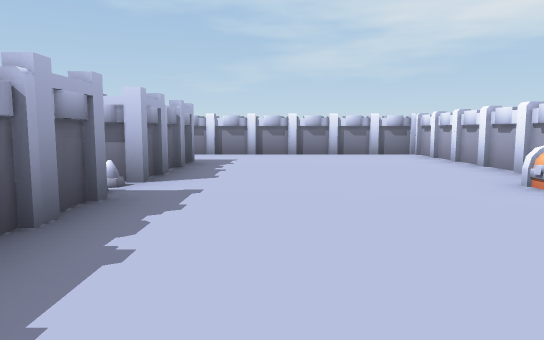
view 1 (above)

12 first-person views from a walk through a 3-D level made in the Unity game engine. The camera is 0.62 m above the floor, tilts 6° down and sees 70° across. The floor is counted in squares, 1 m on a side. Each view is taken from the middle of a square. On the plan, view 1 faces up. The plan holds only what a view shows up to about 10 squares ahead; the rest is blank. Some animated figures are not drawn.

view 2
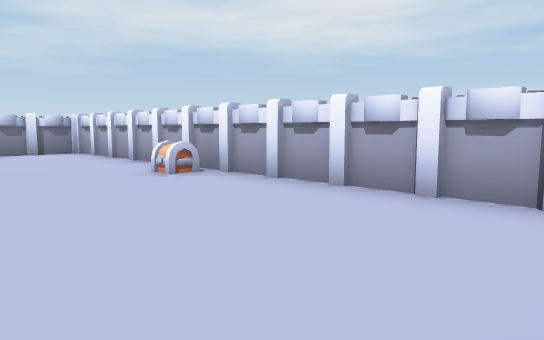

view 3
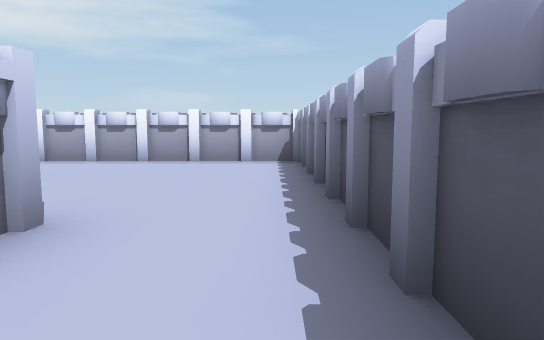

view 4
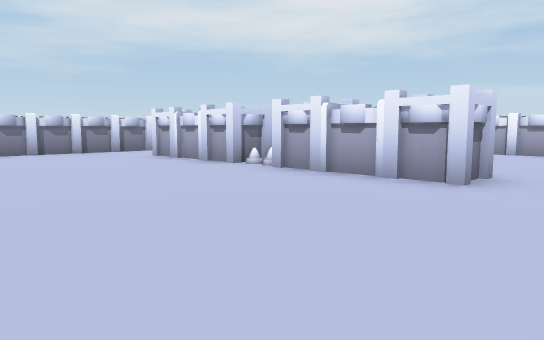

view 5
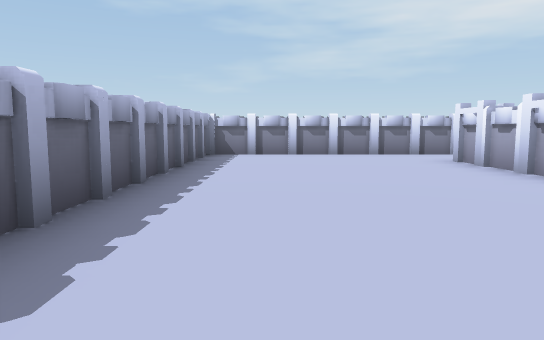

view 6
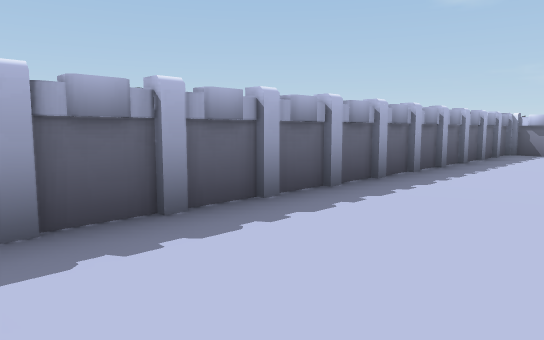

view 7
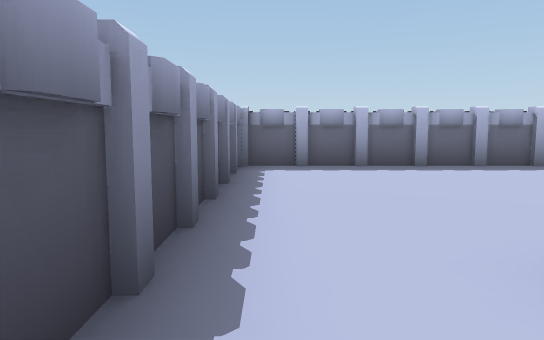

view 8
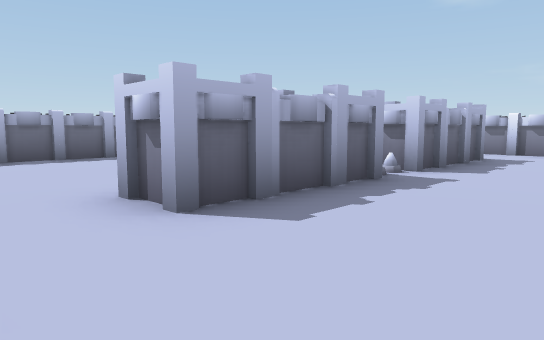

view 9
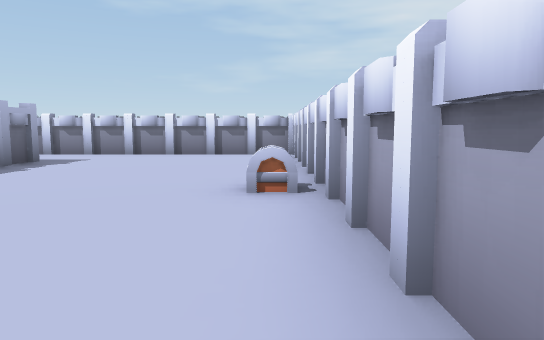

view 10
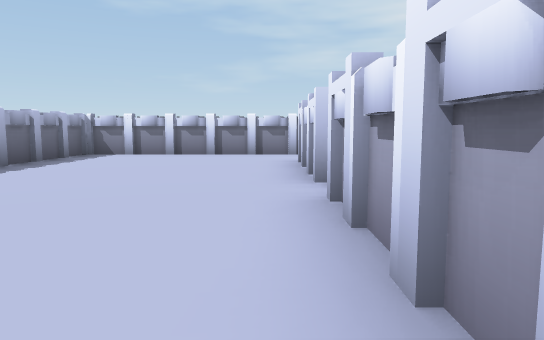

view 11
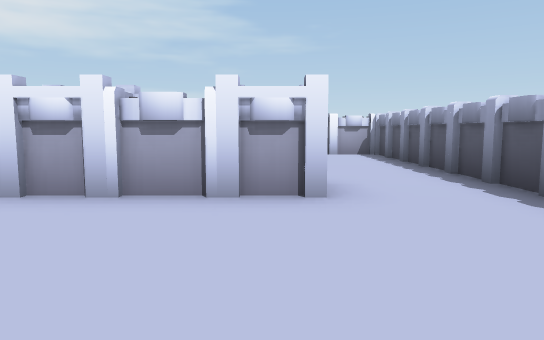

view 12
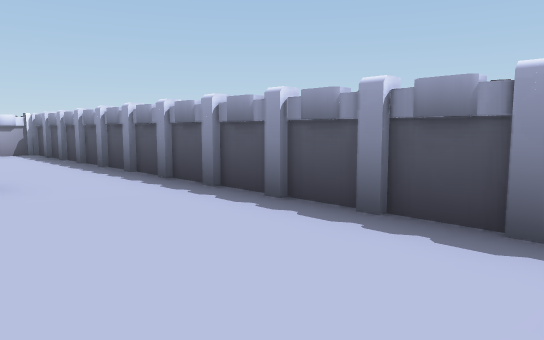

### Floor plan
Points are (right, up) in squares from view 1. A wall is a line through its corners. A room is listed if a view was taken in it or the views show most of it. See-through windows are left out.
Room 1 (views 1, 2, 7, 8, 9)
walls: (-1.6, 3.5) (-1.6, 0.5) (-2.4, 0.5); (-1.6, 7.5) (-1.6, 4.5) (-2.4, 4.5); (-2.6, -1.6) (3.6, -1.6) (3.6, 9.6) (-2.6, 9.6)
ways out: opening at (-2, -0.5) to room 2; opening at (-2, 8.5) to room 2
objects: other object (-2, 4); other object (3, 4)
Room 2 (views 3, 4, 5, 6, 10, 11, 12)
walls: (-2.4, 4.5) (-2.4, 7.5); (-2.4, 0.5) (-2.4, 3.5); (-7, -1.6) (-2.6, -1.6); (-2.6, 9.6) (-7.6, 9.6) (-7.6, -1.5)
ways out: opening at (-2, -0.5) to room 1; opening at (-2, 8.5) to room 1

Where each view was taken, in squares from view 1:
view 1: 0 up, 0 right, facing up
view 2: 1 down, 0 right, facing up-right
view 3: 1 down, 4 left, facing right
view 4: 1 down, 7 left, facing up-right
view 5: 0 up, 6 left, facing up
view 6: 1 down, 5 left, facing up-left
view 7: 1 down, 1 left, facing left
view 8: 1 down, 1 right, facing up-left
view 9: 0 up, 3 right, facing up
view 10: 0 up, 3 left, facing up
view 11: 1 up, 6 left, facing right
view 12: 1 up, 7 left, facing down-right
